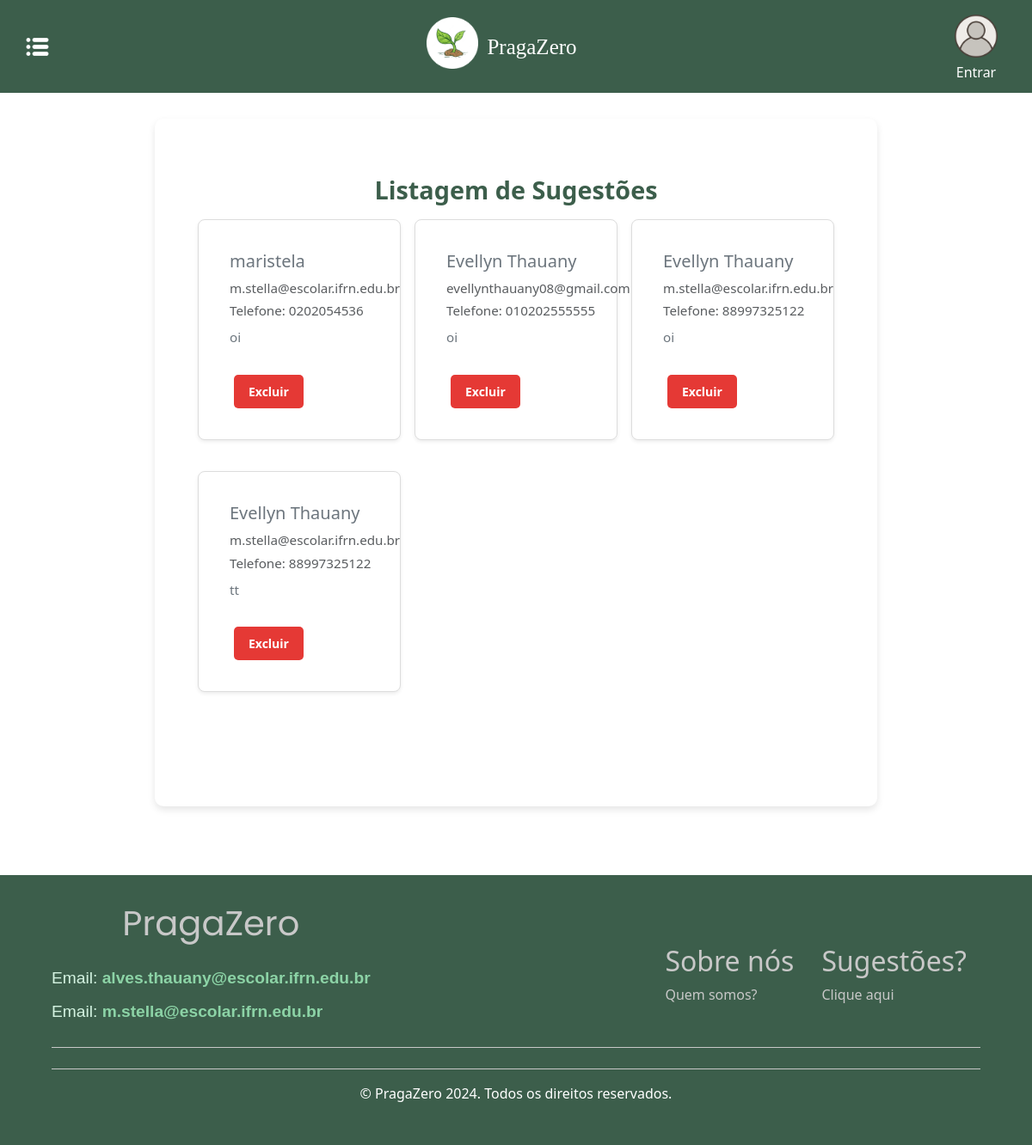
The app's page /listagem_sugestoes/, older data.
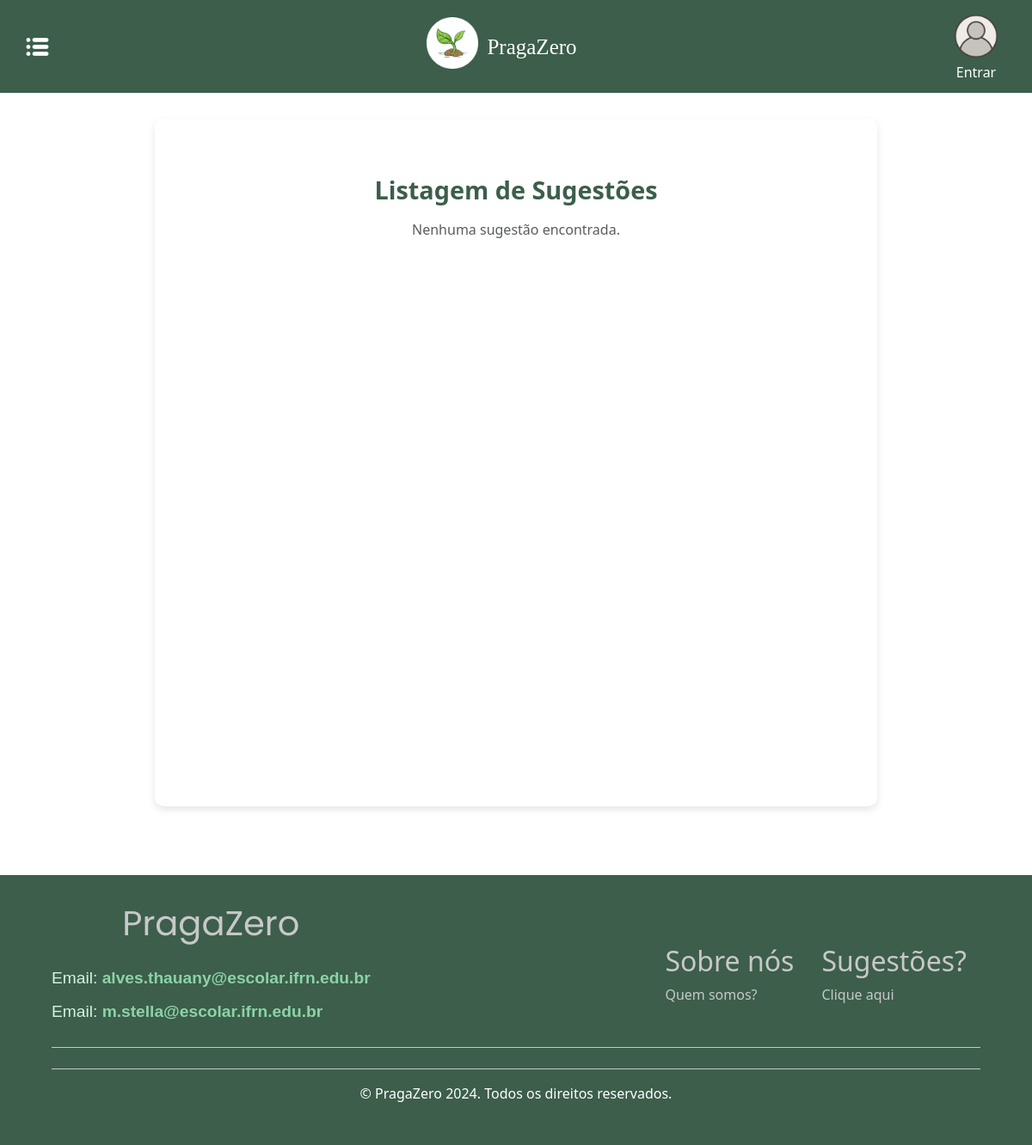
The same page, newer data.
### agro/models.py (models this page shows, shortened)
class Sugestao(models.Model):
    nome = models.CharField(max_length=100)
    email = models.EmailField()
    telefone = models.CharField(max_length=15, blank=True, null=True)
    sugestao = models.TextField()

### agro/views.py (the view)
# urls.py: path('listagem_sugestoes/', listar_sugestoes, name='listar_sugestoes'),
def listar_sugestoes(request):
    contato = Sugestao.objects.all()  # Recupera todas as sugestões
    return render(request, 'listagem_sugestoes.html', {'contato': contato, 'messages': messages.get_messages(request)})

### agro/templates/listagem_sugestoes.html (shortened to what this page needs)
{% extends 'base.html' %}
{% load static %}
{% block main %}
<link rel="stylesheet" href="{% static 'css/style.css' %}" />
<div >
    <div class="main">
        <div class="row">
            <div class="col">
                <h1 class="my-3 text-center">Listagem de Sugestões</h1>
                {% if contato %}
                    <div class="row row-cols-1 row-cols-md-2 row-cols-lg-3 g-3">
                        {% for cont in contato %}
                        <div class="col">
                            <div class="card shadow-sm">
                                <div class="card-body d-flex flex-column">
                                    <div class="d-flex justify-content-between">
                                        <div>
                                            <h2 class="h5 text-secondary">{{ cont.nome }}</h2>
                                            <p class="text-muted mb-1">{{ cont.email }}</p>
                                            <span class="text-muted">Telefone: {{ cont.telefone }}</span>
                                        </div>
                                    </div>
                                    <p class="mt-2 text-secondary">{{ cont.sugestao }}</p>
                                    <div class="mt-3 d-flex">
                                        <button class="btn btn-delete" type="button" data-bs-toggle="modal" data-bs-target="#exampleModal-{{ cont.pk }}">
                                            Excluir
                                        </button>
                                    </div>
                                </div>
                            </div>
                        </div>
                        {% endfor %}
                    </div>
                {% else %}
                    <p class="text-muted text-center">Nenhuma sugestão encontrada.</p>
                {% endif %}
            </div>
        </div>
    </div>
</div>
{% endblock %}

### templates/base.html (shortened to what this page needs)
{% load static %}
<!DOCTYPE html>
<html lang="pt">
<head>
    <link rel="stylesheet" href="https://unpkg.com/swiper/swiper-bundle.min.css">
    <link href="https://cdn.jsdelivr.net/npm/bootstrap@5.3.2/dist/css/bootstrap.min.css" rel="stylesheet"
>
    <link rel="stylesheet" href="{% static 'css/style.css' %}">
</head>
<body>
    <header class="navbar">
        <div class="d-flex justify-content-between">
            <div class="dropend">
                <button type="button" class="btn dropdown mx-2" data-bs-toggle="dropdown" aria-expanded="false">
                    <img src="{% static 'img/image.png' %}" alt="Ícone do menu">
                </button>
            </div>
        </div>
        <div class="d-flex align-items-center">
            <a class="link-nav" href="{% url 'agro:index' %}">
                <h1><img src="{% static 'img/image1.png' %}" alt="Logotipo"></h1>
            </a>
            <a class="link-nav" href="{% url 'agro:index' %}">
                <h2 class="pragazero">PragaZero</h2>
            </a>
        </div>
        <div class="d-flex align-items-center">
            <div class="header-sign-in" style="padding-right: 10px;">
                {% if request.user.is_anonymous %}
                <div style="align-items: center; display: flex; flex-direction: column;">
                    <a href="{% url 'agro:custom_login' %}">
                        <img style="width: 50px; height: 50px;" src="{% static 'img/usuario.png' %}" alt="perfil"></a>
                    <a href="{% url 'agro:custom_login' %}"
                        style="text-decoration: none; color: white; padding: 0;">Entrar</a>
                </div>
                {% endif %}
            </div>
        </div>
    </header>
    {% block main %}
    {% endblock %}
    <footer class="footer">
        <div class="footer-top d-flex justify-content-between align-items-center">
            <div class="footer-logo d-flex flex-column align-items-center">
                <h1 class="footer-title">PragaZero</h1>
                <div class="contact-emails">
                    <p>Email: <a href="https://mail.google.com/mail/?view=cm&to=alves.thauany@escolar.ifrn.edu.br" target="_blank">alves.thauany@escolar.ifrn.edu.br</a></p>
                    <p>Email: <a href="https://mail.google.com/mail/?view=cm&to=m.stella@escolar.ifrn.edu.br" target="_blank">m.stella@escolar.ifrn.edu.br</a></p>
                </div>
            </div>
            <div class="footer-links d-flex">
                <div class="footer-link-group">
                    <h2>Sobre nós</h2>
                    <a href="{% url 'agro:sobre_nos' %}">Quem somos?</a>
                </div>
                <div class="footer-link-group">
                    <h2>Sugestões?</h2>
                    <a href="{% url 'agro:formulario' %}">Clique aqui</a>
                </div>
            </div>
        </div>
        <div class="footer-bottom text-center mt-4">
            <p>© PragaZero 2024. Todos os direitos reservados.</p>
        </div>
    </footer>
</body>
</html>

### static/css/style.css (style rules this page uses)
html, body { height: 100%; margin: 0; padding: 0; }
.main { height: 100vh; }
* { margin: 0; padding: 0; box-sizing: border-box; }
header { background-color: #3C5E4B; height: 108px; }
:root { --primary-color: #007bff; --secondary-color: #C8C8C8; --background-color: #3C5E4B; --hover-color: #0056b3; --text-color: #C8C8C8; }
.footer { background-color: var(--background-color); padding: 2rem 5%; }
.footer-top { padding-bottom: 1rem; border-bottom: 1px solid var(--secondary-color); }
.footer-logo h1 { margin-bottom: 1rem; color: #C8C8C8; }
.footer-links { margin-top: 1rem; }
.footer-link-group { margin: 0 1rem; }
.footer-link-group h2 { margin-bottom: 0.5rem; color: #C8C8C8; }
.footer-link-group a { color: var(--secondary-color); text-decoration: none; transition: color 0.3s ease; }
.footer-bottom { padding-top: 1rem; border-top: 1px solid var(--secondary-color); color: var(--text-color); }
.link-nav { display: flex; align-items: center; text-decoration: none; }
.link-nav img { width: 60px; height: auto; margin-right: 10px; }
.link-nav h2.pragazero { font-family: Merriweather, serif; font-size: 25px; font-weight: 400; line-height: 31px; color: #ffffff; margin: 0; }
a { text-decoration: none; }
h1, h2 { color: #ffffff; }
p, span { color: #ffffff; }

### templates/base.html (style rules this page uses)
.header-sign-in { display: flex; align-items: center; margin-left: 10px; }
.header-sign-in a { color: #fff; text-decoration: none; font-size: 1rem; margin-left: 10px; padding: 5px 10px; }
.footer-title { font-size: 1.5rem; color: #d3f0e2; font-family: 'Arial', sans-serif; font-weight: normal; margin-bottom: 10px; text-align: left; }
.footer-title { font-size: 2.5rem; color: #ffffff; margin-bottom: 20px; font-family: 'Poppins', sans-serif; }
.contact-emails { font-family: 'Arial', sans-serif; }
.contact-emails p { font-size: 1.2rem; color: #d4f3e1; margin: 10px 0; }
.contact-emails a { color: #8cd3a6; text-decoration: none; font-weight: bold; transition: all 0.3s ease; }

### agro/templates/listagem_sugestoes.html (style rules this page uses)
.main { max-width: 70%; margin: 30px auto; padding: 50px; background-color: #ffffff; border-radius: 10px; box-shadow: 0px 4px 8px rgba(0, 0, 0, 0.1); text-align: left; position: relative; margin-bottom: 80px; }
h1 { font-size: 1.8rem; font-weight: bold; color: #3C5E4B; }
.btn { font-size: 0.85rem; padding: 6px 12px; }

Row changes from the older to the newer data that the page shows:
removed Sugestao: nome "maristela", email "m.stella@escolar.ifrn.edu.br", telefone "0202054536", sugestao "oi"
removed Sugestao: nome "Evellyn Thauany", email "evellynthauany08@gmail.com", telefone "010202555555", sugestao "oi"
removed Sugestao: nome "Evellyn Thauany", email "m.stella@escolar.ifrn.edu.br", telefone "88997325122", sugestao "oi"
removed Sugestao: nome "Evellyn Thauany", email "m.stella@escolar.ifrn.edu.br", telefone "88997325122", sugestao "tt"
Text that changed along with them:
text now shown: "Nenhuma sugestão encontrada."
